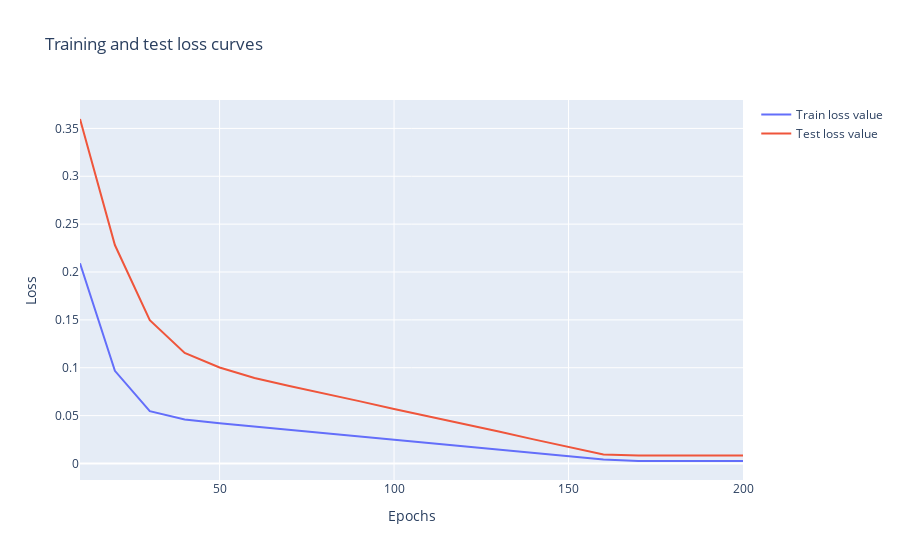

Write notebook code for a chart like this one.
### Code cell
def visualize_history(epoch_count=epoch_count, loss_values=loss_values, test_loss_values= test_loss_values):
    # Create traces
    trace0 = go.Scatter(
        x = epoch_count,
        y = np.array(t.tensor(loss_values).numpy()),
        mode = 'lines',
        name = 'Train loss value'
    )
    
    trace1 = go.Scatter(
        x = epoch_count,
        y = test_loss_values,
        mode = 'lines',
        name = 'Test loss value'
    )
    
    data = [trace0, trace1]
    
    # Edit the layout
    layout = dict(title = 'Training and test loss curves',
                  xaxis = dict(title = 'Epochs'),
                  yaxis = dict(title = 'Loss'),
                  )
    
    fig = dict(data=data, layout=layout)
    go.Figure(fig).show()

visualize_history()

### Figure 1 — Plotly figure (JSON) as saved in the notebook; plotly's stock layout.template omitted (floating-point values rounded to 4 significant figures)
{"data": [{"mode": "lines", "name": "Train loss value", "x": [10, 20, 30, 40, 50, 60, 70, 80, 90, 100, 110, 120, 130, 140, 150, 160, 170, 180, 190, 200], "y": [0.2092, 0.09681, 0.05459, 0.04592, 0.04203, 0.03854, 0.0351, 0.03167, 0.02823, 0.0248, 0.02137, 0.01793, 0.01449, 0.01106, 0.007627, 0.004191, 0.002589, 0.002589, 0.002589, 0.002589], "type": "scatter"}, {"mode": "lines", "name": "Test loss value", "x": [10, 20, 30, 40, 50, 60, 70, 80, 90, 100, 110, 120, 130, 140, 150, 160, 170, 180, 190, 200], "y": [0.3598, 0.2282, 0.1497, 0.1154, 0.1003, 0.08928, 0.08101, 0.07342, 0.06515, 0.05688, 0.04929, 0.04102, 0.03343, 0.02516, 0.01689, 0.009304, 0.008448, 0.008448, 0.008448, 0.008448], "type": "scatter"}], "layout": {"title": {"text": "Training and test loss curves"}, "xaxis": {"title": {"text": "Epochs"}}, "yaxis": {"title": {"text": "Loss"}}}}
